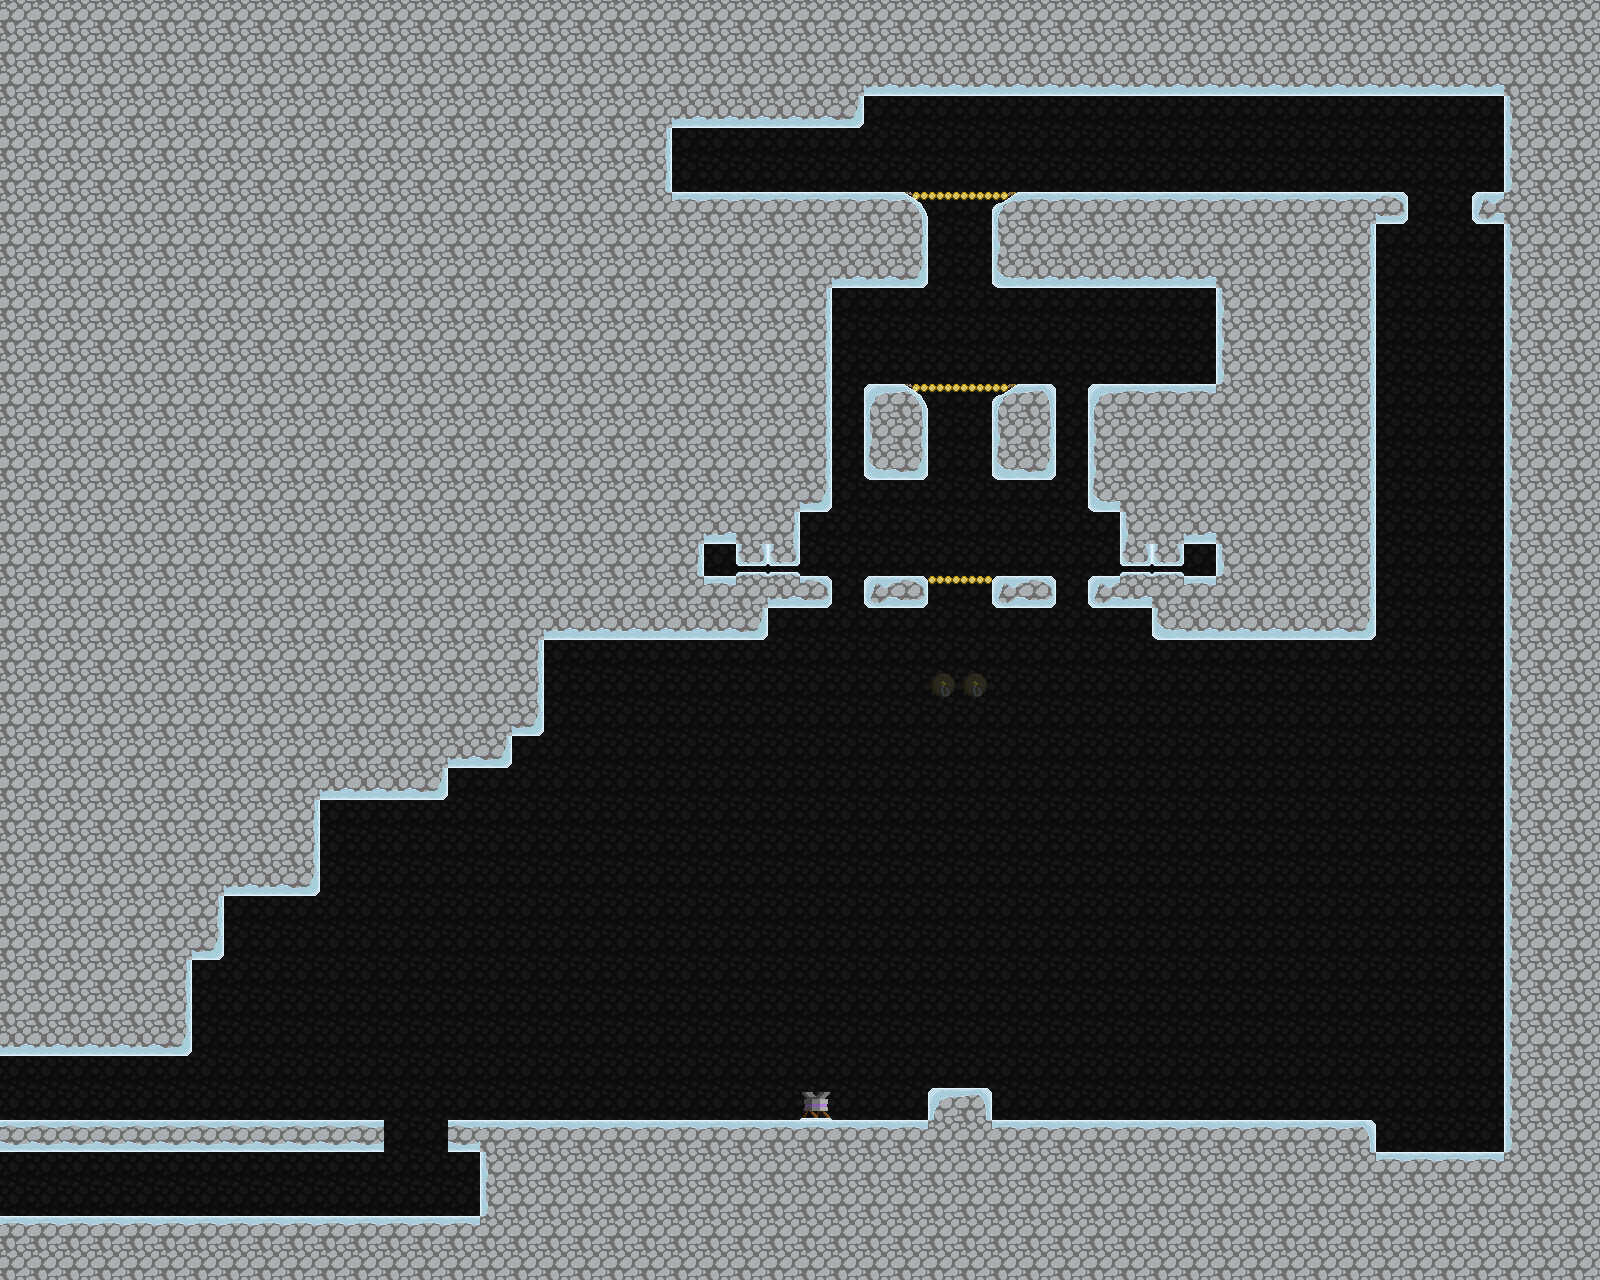

This is a level from a 2D game, rendered from its Tiled map with the project's own tilesets. A one-line summary and the map file follow, with tile-layer data summarised:
An orthogonal 50x40 tile map with 32x32 px tiles, 2 tile layers (tilemap, foreground) and 20 objects (5x door, 4x breakableWall, 3x wallbutton, 2x TravelPoint, slamButton, ...).

<map version="1.0" orientation="orthogonal" width="50" height="40" tilewidth="32" tileheight="32">
 <tileset firstgid="1" name="tilemap" tilewidth="32" tileheight="32">
  <image source="gfx/tilemap.png" width="192" height="320" />
 </tileset>
 <layer name="tilemap" width="50" height="40" opacity="0.34">
  <data>[2000 cells, 2000 non-empty, 2 distinct tile ids]</data>
 </layer>
 <layer name="foreground" width="50" height="40">
  <data>[2000 cells, 1185 non-empty, 22 distinct tile ids]</data>
 </layer>
 <objectgroup name="objects" width="50" height="40">
  <object name="room6-1to6-0" type="TravelPoint" x="0" y="1056" width="32" height="64">
   <properties>
    <property name="map" value="room6-0" />
    <property name="target" value="room6-0to6-1" />
   </properties>
  </object>
  <object name="room6-1to7-0" type="TravelPoint" x="0" y="1152" width="32" height="64">
   <properties>
    <property name="map" value="room7-0" />
    <property name="target" value="room7-0to6-1" />
   </properties>
  </object>
  <object name="room6-1door5button" type="slamButton" x="1376" y="1120" width="128" height="32">
   <properties>
    <property name="door" value="room6-1door5" />
   </properties>
  </object>
  <object name="room6-1door5" type="door" x="384" y="1120" width="64" height="32" />
  <object name="room6-1BreakableOne" type="breakableWall" x="704" y="128" width="32" height="64" />
  <object name="room6-1BreakableWallTwo" type="breakableWall" x="736" y="128" width="32" height="64" />
  <object name="room6-1BreakableWallThree" type="BreakableWall" x="768" y="128" width="32" height="64" />
  <object name="room6-1BreakableWallFour" type="breakableWall" x="800" y="128" width="32" height="64" />
  <object name="room6-1BreakableWallFive" type="breakableWall" x="832" y="128" width="32" height="64" />
  <object name="room6-1breakablewall1" type="breakablewall" x="800" y="512" width="32" height="64" />
  <object name="room6-1door1button" type="wallbutton" x="704" y="544" width="32" height="32">
   <properties>
    <property name="door" value="room6-1door1" />
    <property name="left" value="false" />
   </properties>
  </object>
  <object name="room6-1door1" type="door" x="928" y="448" width="64" height="32" />
  <object name="room6-1door2button" type="floorbutton" x="1152" y="352" width="64" height="32">
   <properties>
    <property name="door" value="room6-1door2" />
   </properties>
  </object>
  <object name="room6-1door2" type="door" x="1088" y="512" width="32" height="64" />
  <object name="room6-1door3button" type="wallbutton" x="1184" y="544" width="32" height="32">
   <properties>
    <property name="door" value="room6-1door3" />
    <property name="left" value="true" />
   </properties>
  </object>
  <object name="room6-1door3" type="door" x="928" y="256" width="64" height="32" />
  <object name="room6-1door4button" type="wallbutton" x="672" y="160" width="32" height="32">
   <properties>
    <property name="door" value="room6-1door4" />
    <property name="left" value="false" />
   </properties>
  </object>
  <object name="room6-1door4" type="door" x="1408" y="192" width="64" height="32" />
  <object type="powerup" x="800" y="1056" width="32" height="32">
   <properties>
    <property name="powerup" value="7" />
   </properties>
  </object>
  <object type="tutorialtext" x="832" y="960" width="256" height="160">
   <properties>
    <property name="powerup" value="7" />
    <property name="text" value="Hold down to charge your jump." />
   </properties>
  </object>
 </objectgroup>
</map>
